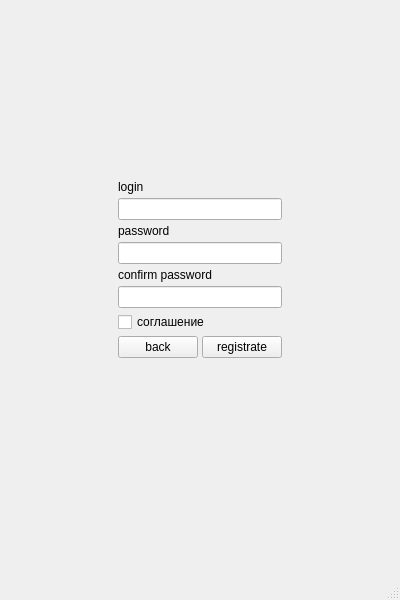
<?xml version="1.0" encoding="UTF-8"?>
<ui version="4.0">
 <class>Registration_form</class>
 <widget class="QMainWindow" name="Registration_form">
  <property name="geometry">
   <rect>
    <x>0</x>
    <y>0</y>
    <width>400</width>
    <height>600</height>
   </rect>
  </property>
  <property name="windowTitle">
   <string>MainWindow</string>
  </property>
  <widget class="QWidget" name="centralwidget">
   <layout class="QHBoxLayout" name="horizontalLayout_2">
    <item>
     <spacer name="horizontalSpacer">
      <property name="orientation">
       <enum>Qt::Horizontal</enum>
      </property>
      <property name="sizeHint" stdset="0">
       <size>
        <width>40</width>
        <height>20</height>
       </size>
      </property>
     </spacer>
    </item>
    <item>
     <layout class="QVBoxLayout" name="verticalLayout_4">
      <property name="spacing">
       <number>4</number>
      </property>
      <property name="leftMargin">
       <number>6</number>
      </property>
      <property name="topMargin">
       <number>6</number>
      </property>
      <property name="rightMargin">
       <number>6</number>
      </property>
      <property name="bottomMargin">
       <number>6</number>
      </property>
      <item>
       <layout class="QVBoxLayout" name="verticalLayout">
        <item>
         <spacer name="verticalSpacer">
          <property name="orientation">
           <enum>Qt::Vertical</enum>
          </property>
          <property name="sizeHint" stdset="0">
           <size>
            <width>20</width>
            <height>40</height>
           </size>
          </property>
         </spacer>
        </item>
        <item>
         <widget class="QLabel" name="label">
          <property name="text">
           <string>login</string>
          </property>
         </widget>
        </item>
        <item>
         <widget class="QLineEdit" name="lineEdit_login">
          <property name="echoMode">
           <enum>QLineEdit::Normal</enum>
          </property>
         </widget>
        </item>
       </layout>
      </item>
      <item>
       <layout class="QVBoxLayout" name="verticalLayout_2">
        <item>
         <widget class="QLabel" name="label_2">
          <property name="text">
           <string>password</string>
          </property>
         </widget>
        </item>
        <item>
         <widget class="QLineEdit" name="lineEdit_password">
          <property name="minimumSize">
           <size>
            <width>0</width>
            <height>0</height>
           </size>
          </property>
          <property name="echoMode">
           <enum>QLineEdit::Password</enum>
          </property>
         </widget>
        </item>
       </layout>
      </item>
      <item>
       <layout class="QVBoxLayout" name="verticalLayout_3">
        <item>
         <widget class="QLabel" name="label_3">
          <property name="text">
           <string>confirm password</string>
          </property>
         </widget>
        </item>
        <item>
         <widget class="QLineEdit" name="lineEdit_confirm_password">
          <property name="echoMode">
           <enum>QLineEdit::Password</enum>
          </property>
         </widget>
        </item>
       </layout>
      </item>
      <item>
       <widget class="QCheckBox" name="checkBox">
        <property name="text">
         <string>соглашение</string>
        </property>
       </widget>
      </item>
      <item>
       <layout class="QHBoxLayout" name="horizontalLayout">
        <item>
         <widget class="QPushButton" name="pushButton_back">
          <property name="text">
           <string>back</string>
          </property>
         </widget>
        </item>
        <item>
         <widget class="QPushButton" name="pushButton_registrate">
          <property name="text">
           <string>registrate</string>
          </property>
         </widget>
        </item>
       </layout>
      </item>
      <item>
       <spacer name="verticalSpacer_2">
        <property name="orientation">
         <enum>Qt::Vertical</enum>
        </property>
        <property name="sizeHint" stdset="0">
         <size>
          <width>20</width>
          <height>40</height>
         </size>
        </property>
       </spacer>
      </item>
     </layout>
    </item>
    <item>
     <spacer name="horizontalSpacer_2">
      <property name="orientation">
       <enum>Qt::Horizontal</enum>
      </property>
      <property name="sizeHint" stdset="0">
       <size>
        <width>40</width>
        <height>20</height>
       </size>
      </property>
     </spacer>
    </item>
   </layout>
  </widget>
  <widget class="QMenuBar" name="menubar">
   <property name="geometry">
    <rect>
     <x>0</x>
     <y>0</y>
     <width>400</width>
     <height>21</height>
    </rect>
   </property>
  </widget>
  <widget class="QStatusBar" name="statusbar"/>
 </widget>
 <resources/>
 <connections/>
</ui>
